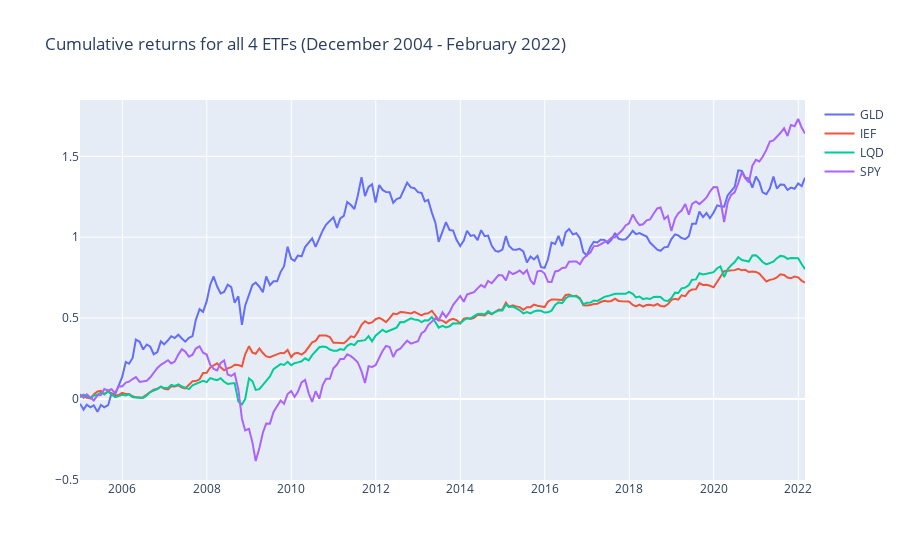

Notebook source saved alongside this figure:
### Code cell
fig = go.Figure()

for col in cumrets_df.columns:
    fig.add_trace(go.Scatter(x=cumrets_df.index, y=cumrets_df[col], name=col))
    
fig.update_layout(
    title=f"Cumulative returns for all 4 ETFs ({cumrets_df.index[0].strftime('%B %Y')} - " \
          +                f"{cumrets_df.index[-1].strftime('%B %Y')})"
)

fig.show()

### Figure 1 — Plotly figure (JSON) as saved in the notebook; plotly's stock layout.template omitted (floating-point values rounded to 4 significant figures; data arrays with more than 128 entries replaced by an {"elided": "..."} marker saying what was removed)
{"data": [{"name": "GLD", "type": "scatter", "x": {"elided": "207 str values"}, "y": {"elided": "207 float values"}}, {"name": "IEF", "type": "scatter", "x": {"elided": "207 str values"}, "y": {"elided": "207 float values"}}, {"name": "LQD", "type": "scatter", "x": {"elided": "207 str values"}, "y": {"elided": "207 float values"}}, {"name": "SPY", "type": "scatter", "x": {"elided": "207 str values"}, "y": {"elided": "207 float values"}}], "layout": {"title": {"text": "Cumulative returns for all 4 ETFs (December 2004 - February 2022)"}}}
